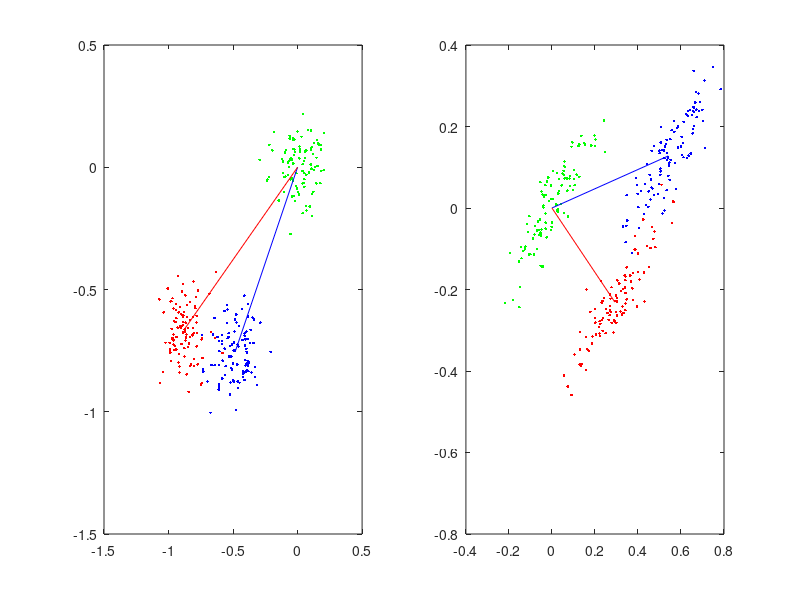

This chart was generated by the following MATLAB code:
clc; close all; clear;
load scenario2D


figure; subplot(121); 
Sigma=.01*eye(2);

data0 = mvnrnd([0 0], Sigma,100);
plot(data0(:,1),data0(:,2),'g.'); hold on;

v1 = X(1,:); 
data1 = mvnrnd(v1, Sigma,100);
plot(data1(:,1),data1(:,2),'b.');
plot([0, X(1,1)], [0, X(1,2)], 'b'); hold on; 



v2 = X(2,:); 
data2 = mvnrnd(v2, Sigma,100);
plot(data2(:,1),data2(:,2),'r.');
plot([0, X(2,1)], [0, X(2,2)], 'r'); hold on; 
    

y0 = data0 * A; y1 = data1 * A; y2 = data2 * A;
subplot(122); 
plot(y0(:,1),y0(:,2),'g.'); hold on;
plot(y1(:,1),y1(:,2),'b.');  plot([0, Y(1,1)], [0, Y(1,2)], 'b')
plot(y2(:,1),y2(:,2),'r.');  plot([0, Y(2,1)], [0, Y(2,2)], 'r')

